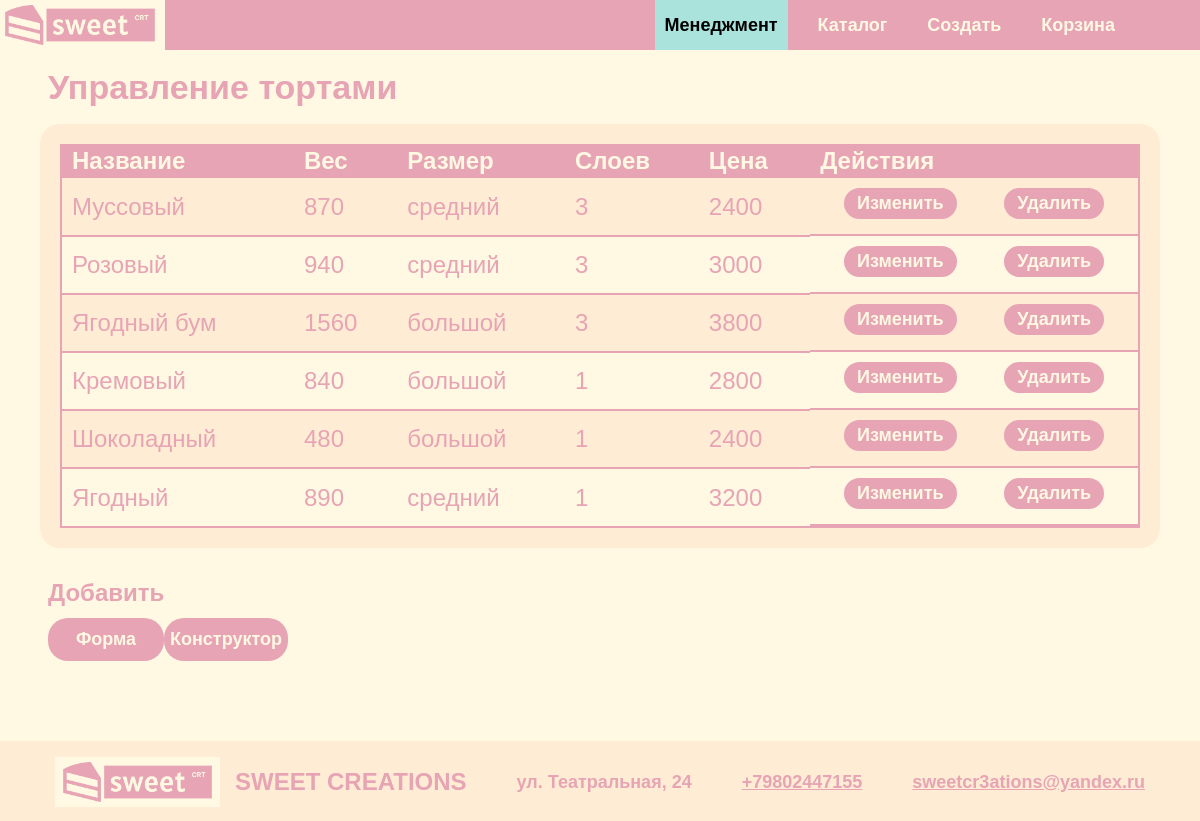
/staff/cakes/ (signed in), run on an earlier commit of the app's database.
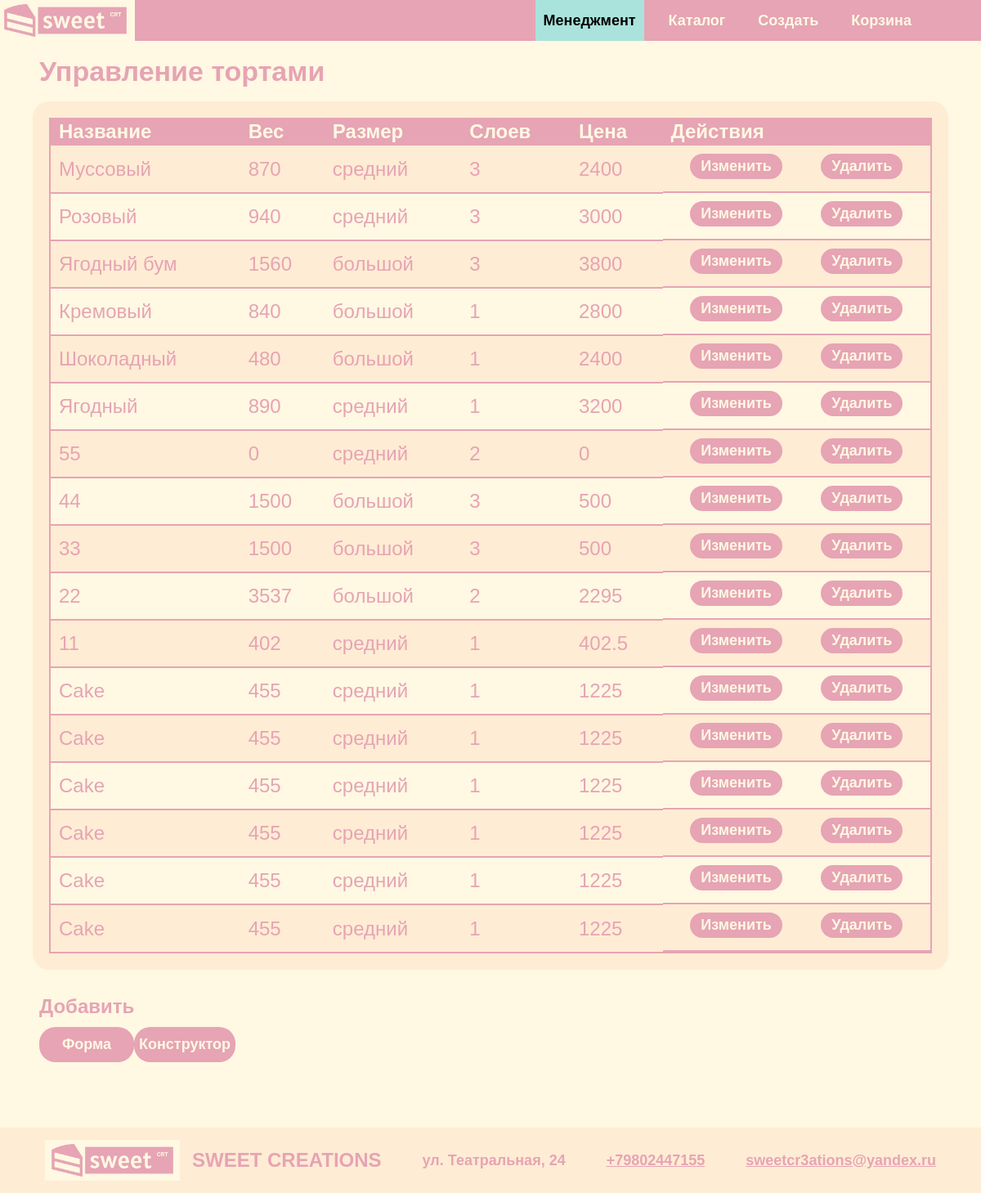
And on a later commit of the database.
### main/models.py (models this page shows, shortened)
class Cake(models.Model):
    cake_id = models.AutoField(db_column='cake_ID', primary_key=True)
    weight = models.IntegerField()
    cost = models.TextField()
    layers_count = models.IntegerField()
    text = models.TextField(blank=True, null=True)
    name = models.TextField(blank=True, null=True)
    constructor_image = models.TextField(blank=True, null=True)
    preview_image = models.TextField(blank=True, null=True)
    cake_size = models.ForeignKey('CakeSize', models.DO_NOTHING, db_column='cake_size_ID')
    cake_shape = models.ForeignKey('CakeShape', models.DO_NOTHING, db_column='cake_shape_ID')
    cake_coverage = models.ForeignKey('CakeCoverage', models.DO_NOTHING, db_column='cake_coverage_ID', default=4)
    cake_topping = models.ForeignKey('CakeTopping', models.DO_NOTHING, db_column='cake_topping_ID', default=4)
    cake_addition = models.ForeignKey('CakeAddition', models.DO_NOTHING, db_column='cake_addition_ID', default=5)
    cake_addition_perimeter = models.ForeignKey('CakeAddition', models.DO_NOTHING, db_column='cake_addition_ID_perimeter', related_name='cake_addition_perimeter', null=True, blank=True)
    is_users = models.BooleanField(default=False)
    class Meta:
        db_table = 'Cake'

class CakeSize(models.Model):
    cake_size_id = models.AutoField(db_column='cake_size_ID', primary_key=True)
    type = models.TextField(unique=True)
    base_area = models.IntegerField(unique=True)
    class Meta:
        db_table = 'Cake_size'
    def __str__(self):
        return self.type

### main/views.py (the view)
# urls.py: path('staff/cakes/', manage_cakes, name='manage_cakes'),
@login_required
@user_passes_test(staff_required)
def manage_cakes(request):
    if not request.user.is_authenticated:
        print("User is not authenticated")
    if not request.user.is_staff:
        print("User is not staff")
    cakes = Cake.objects.all()
    return render(request, 'staff/manage_cakes.html', {'cakes': cakes})

### main/views.py (called while the page is built)
def staff_required(user):
    return user.is_staff

### main/templates/staff/manage_cakes.html
{% extends 'main/base.html' %}
{% load static %}
{% block content %}
<h2 class="manage-title">Управление тортами</h2>
<div class="table-container">
<table class="manage-table">
    <tr>
        <th>Название</th>
        <th>Вес</th>
        <th>Размер</th>
        <th>Слоев</th>
        <th>Цена</th>
        <th>Действия</th>
    </tr>
    {% for cake in cakes %}
    <tr>
        <td>{{ cake.name }}</td>
        <td>{{ cake.weight }}</td>
        <td>{{ cake.cake_size }}</td>
        <td>{{ cake.layers_count }}</td>
        <td>{{ cake.cost }}</td>
        <td class="action-td">
            <a class="manage-action-button" href="{% url 'edit_cake' cake.cake_id %}">Изменить</a>
            <a class="manage-action-button" href="{% url 'delete_cake' cake.cake_id %}">Удалить</a>
        </td>
    </tr>
    {% endfor %}
</table>
</div>
<h2 class="manage-title2">Добавить</h2>
<div class="manage-button-container">
    <a class="add-new-button" href="{% url 'add_cake' %}">Форма</a>
    <a class="add-new-button" href="{% url 'add_cake' %}">Конструктор</a>
</div>
{% endblock %}

What changed in the data, as far as the page shows it:
added Cake: name "55", weight "0", cake_size "средний", layers_count "2", cost "0"
added Cake: name "44", weight "1500", cake_size "большой", layers_count "3", cost "500"
added Cake: name "33", weight "1500", cake_size "большой", layers_count "3", cost "500"
added Cake: name "22", weight "3537", cake_size "большой", layers_count "2", cost "2295"
added Cake: name "11", weight "402", cake_size "средний", layers_count "1", cost "402.5"
added Cake: name "Cake", weight "455", cake_size "средний", layers_count "1", cost "1225"
added Cake: name "Cake", weight "455", cake_size "средний", layers_count "1", cost "1225"
added Cake: name "Cake", weight "455", cake_size "средний", layers_count "1", cost "1225"
added Cake: name "Cake", weight "455", cake_size "средний", layers_count "1", cost "1225"
added Cake: name "Cake", weight "455", cake_size "средний", layers_count "1", cost "1225"
added Cake: name "Cake", weight "455", cake_size "средний", layers_count "1", cost "1225"
